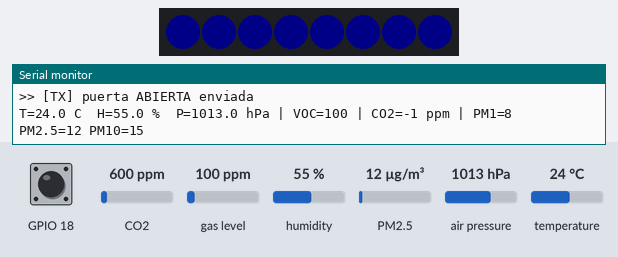
Recording of a sketch running on a simulated ESP32. Parts: 8 RGB LEDs in strip order, left to right, the last lines printed to the serial monitor. The test bench sets the inputs (shaded band); at power-on: CO2 600 ppm, GPIO 18 HIGH, gas level 100 ppm, humidity 55 %, PM2.5 12 µg/m³, air pressure 1013 hPa, temperature 24 °C. Dim RGB values are drawn brighter than linear.

Above: at 3.7 s.
3.8 s: CO2 set to 778 ppm
7.5 s: CO2 set to 826 ppm
At 13.1 s:
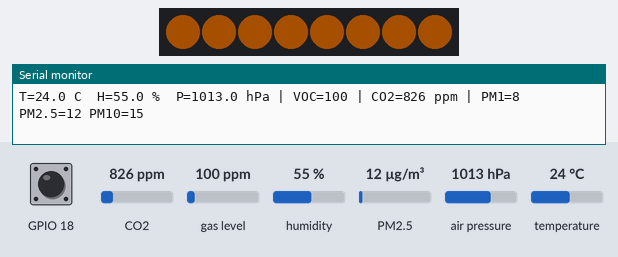
15.5 s: CO2 set to 452 ppm
At 22.2 s:
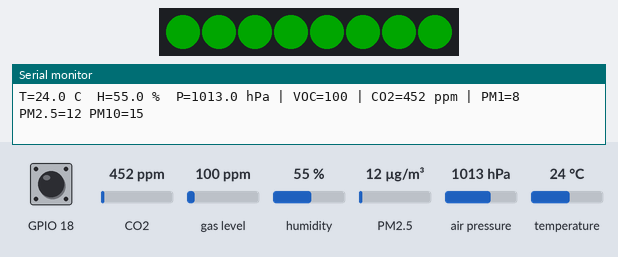
22.5 s: CO2 set to 1050 ppm
At 28.1 s:
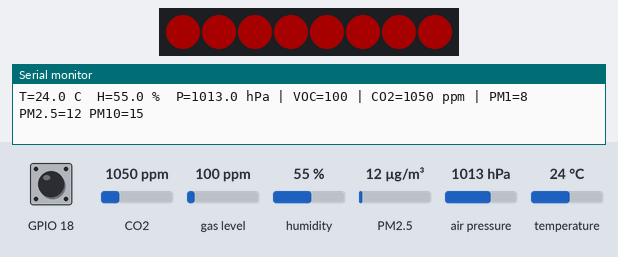
Timing chart, 0 to 29.5 s (numbered marks = the images above; inputs shaded):
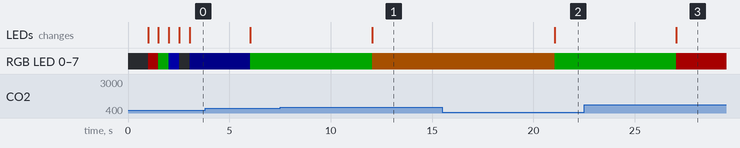

Measured:
- the behaviour switches between 799 and 800 ppm on CO2 (found by bisection; images 0 and 1)
- after the input at 7.5 s, RGB LED 0–7: RGB(0, 40, 0) → RGB(40, 19, 0) after 4.5 s; the LEDs: change after 4.5 s (image 1)
- after the input at 15.5 s, RGB LED 0–7: RGB(40, 19, 0) → RGB(0, 40, 0) after 5.5 s; the LEDs: change after 5.5 s (image 2)
- after the input at 22.5 s, RGB LED 0–7: RGB(0, 40, 0) → RGB(40, 0, 0) after 4.5 s; the LEDs: change after 4.5 s (image 3)

The sketch:

prueba_integracion.ino
```cpp
// Anemo - prueba de integracion: todos los modulos a la vez, sin Wi-Fi ni MQTT
#include <Wire.h>
#include <Adafruit_BME280.h>
#include <Adafruit_BMP280.h>
#include <Adafruit_BME680.h>
#include <Adafruit_SGP40.h>
#include <MHZ19.h>
#include <PMS.h>
#include <RCSwitch.h>
#include <Adafruit_NeoPixel.h>

Adafruit_BME280 bme; Adafruit_BMP280 bmp(&Wire); Adafruit_BME680 bme680(&Wire); Adafruit_SGP40 sgp;
MHZ19 mhz; PMS pms(Serial1); PMS::DATA pd;
RCSwitch rx, tx;
Adafruit_NeoPixel led(8, 4, NEO_GRB + NEO_KHZ800);

bool bmeOk, esBmp, es680, sgpOk;
float t = NAN, h = NAN, p = NAN; int voc = -1, co2 = -1, pm1 = -1, pm25 = -1, pm10 = -1;
int puerta = -1; unsigned long ultimoRf = 0;
uint32_t tSgp, tCo2, tImp;

void color(uint8_t r, uint8_t g, uint8_t b) { for (int i = 0; i < 8; i++) led.setPixelColor(i, r, g, b); led.show(); }

void setup() {
  Serial.begin(115200); delay(1000);
  Serial.println("\n=== Anemo: prueba de integracion ===");
  led.begin(); led.setBrightness(40);
  color(255,0,0); delay(500); color(0,255,0); delay(500); color(0,0,255); delay(500); color(0,0,0);
  Serial.println("LED: deberias haber visto rojo, verde y azul");

  Wire.begin(21, 22, 50000); Wire.setTimeOut(50);     // bus 1: BME280 / BME680
  Wire1.begin(19, 23, 50000); Wire1.setTimeOut(50);   // bus 2: SGP40
  Serial.print("Bus 1 (21/22):");
  for (uint8_t a = 1; a < 127; a++) { Wire.beginTransmission(a); if (Wire.endTransmission() == 0) Serial.printf(" 0x%02X", a); }
  Serial.println("   (esperado: 0x76 o 0x77)");
  Serial.print("Bus 2 (19/23):");
  for (uint8_t a = 1; a < 127; a++) { Wire1.beginTransmission(a); if (Wire1.endTransmission() == 0) Serial.printf(" 0x%02X", a); }
  Serial.println("   (esperado: 0x59)");
  bmeOk = bme.begin(0x76) || bme.begin(0x77);
  if (!bmeOk && (bme680.begin(0x77) || bme680.begin(0x76))) { bmeOk = true; es680 = true; bme680.setGasHeater(320, 150); }
  if (!bmeOk && (bmp.begin(0x76) || bmp.begin(0x77))) { bmeOk = true; esBmp = true; }
  sgpOk = sgp.begin(&Wire1);
  Serial.printf("%s: %s   SGP40: %s\n", es680 ? "BME680" : esBmp ? "BMP280" : "BME280", bmeOk ? "OK" : "FALLA", sgpOk ? "OK" : "FALLA");

  Serial2.begin(9600, SERIAL_8N1, 25, 26); mhz.begin(Serial2);
  Serial1.begin(9600, SERIAL_8N1, 27, 14); pms.activeMode();

  rx.enableReceive(digitalPinToInterrupt(32)); rx.setReceiveTolerance(80);
  tx.enableTransmit(33); tx.setRepeatTransmit(8);
  pinMode(18, INPUT_PULLUP);
  Serial.println("Puerta simulada: cable de fila 30 (GPIO18) al riel - = cerrada, suelto = abierta\n");
}

void loop() {
  uint32_t ahora = millis();
  if (pms.read(pd)) { pm1 = pd.PM_AE_UG_1_0; pm25 = pd.PM_AE_UG_2_5; pm10 = pd.PM_AE_UG_10_0; }

  if (ahora - tSgp >= 1000) { tSgp = ahora;
    if (bmeOk && es680) { if (bme680.performReading()) { t = bme680.temperature; h = bme680.humidity; p = bme680.pressure / 100.0; } }
    else if (bmeOk) { t = esBmp ? bmp.readTemperature() : bme.readTemperature();
                 h = esBmp ? 50 : bme.readHumidity();
                 p = (esBmp ? bmp.readPressure() : bme.readPressure()) / 100.0; }
    if (sgpOk) voc = sgp.measureVocIndex(isnan(t) ? 25 : t, isnan(h) ? 50 : h);
  }
  if (ahora - tCo2 >= 5000) { tCo2 = ahora; co2 = mhz.getCO2(); }

  int l = digitalRead(18) == HIGH ? 1 : 0;
  if (l != puerta) { puerta = l; delay(50);
    tx.send(l ? 10101UL : 10100UL, 24);
    Serial.printf(">> [TX] puerta %s enviada\n", l ? "ABIERTA" : "CERRADA"); }
  if (rx.available()) { ultimoRf = rx.getReceivedValue(); rx.resetAvailable();
    Serial.printf("<< [RX] codigo %lu = puerta %s\n", ultimoRf,
      ultimoRf == 10101UL ? "ABIERTA" : ultimoRf == 10100UL ? "CERRADA" : "?"); }

  if (ahora - tImp >= 3000) { tImp = ahora;
    Serial.printf("T=%.1f C  H=%.1f %%  P=%.1f hPa | VOC=%d | CO2=%d ppm | PM1=%d PM2.5=%d PM10=%d\n",
                  t, h, p, voc, co2, pm1, pm25, pm10);
    if (co2 >= 1000) color(255,0,0); else if (co2 >= 800) color(255,120,0); else if (co2 > 0) color(0,255,0); else color(0,0,60);
  }
}
```
